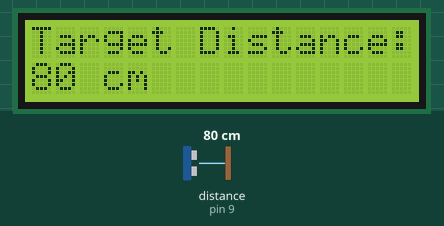
The sketch below on a simulated Arduino Uno, built with avr-gcc and run on an emulated ATmega328P. Parts: 16×2 character LCD. Inputs (shaded band) come from the test bench; at power-on: distance to the obstacle (sensor on pin 9) 80 cm. The echo pulse lasts 58.3 µs per cm.

Above: at 1.2 s.
1.3 s: distance to the obstacle (sensor on pin 9) set to 2 cm
At 2.5 s:
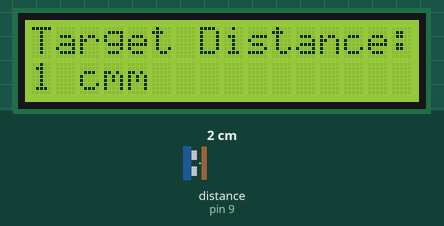
2.8 s: distance to the obstacle (sensor on pin 9) set to 4 cm
At 3.3 s:
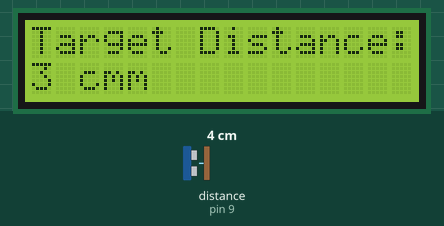
4.3 s: distance to the obstacle (sensor on pin 9) set to 9 cm
At 5.4 s:
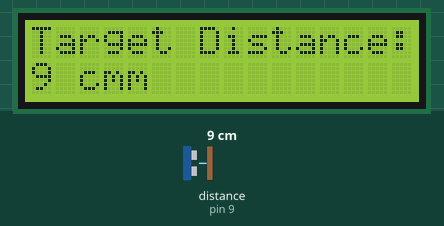
Timing chart, 0 to 7.3 s (numbered marks = the images above; inputs shaded):
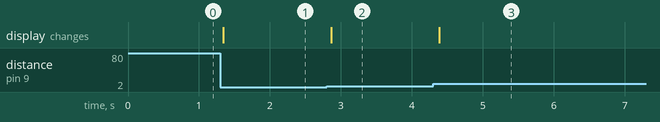

Measured:
- after the input at 1.3 s, the display: changes at once (image 1)
- after the input at 2.8 s, the display: changes after 0.06 s (image 2)
- after the input at 4.3 s, the display: changes after 0.09 s (image 3)

The sketch:

code.ino
```cpp
#include <NewPing.h>
#include <LiquidCrystal.h>

LiquidCrystal lcd(12, 11, 5, 4, 3, 2);

#define trigPin 10
#define echoPin 9
#define MAX_DISTANCE 200

NewPing sonar(trigPin,echoPin, MAX_DISTANCE);

void setup() {
   pinMode(trigPin, OUTPUT);
  pinMode(echoPin, INPUT);
  digitalWrite(echoPin, LOW);
  lcd.begin(16, 2);
  lcd.setCursor(0,0);
  lcd.print("Target Distance:");
}

void loop() {
  long distance;
  digitalWrite(echoPin, LOW);
  unsigned int duration = sonar.ping();
  distance = (duration/2) / 29.1;

  lcd.setCursor(0,1);
  lcd.print(distance);
  lcd.print(" cm");
  delay(100);
}
```
